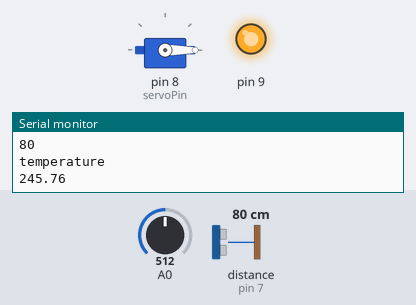
Simulated run of this sketch. Board: Arduino Uno, built with avr-gcc and run on an emulated ATmega328P. On the bench: servo, output pins drawn as LEDs (lit = HIGH), the last lines printed to the serial monitor. Wiring (inferred from the names in the program): ultrasonic range finder: trigger pin 7; echo pin 7. The test bench sets the inputs (shaded band); at power-on: distance to the obstacle (sensor on pin 7) 80 cm, A0 = 512. The echo pulse lasts 58.3 µs per cm.

Above: at 1.2 s.
1.3 s: distance to the obstacle (sensor on pin 7) set to 33 cm
2.8 s: distance to the obstacle (sensor on pin 7) set to 28 cm
At 4.0 s:
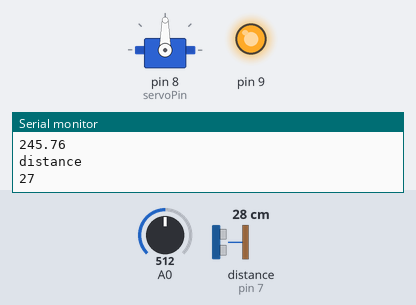
4.3 s: A0 set to 62
6.0 s: A0 set to 53
At 7.3 s:
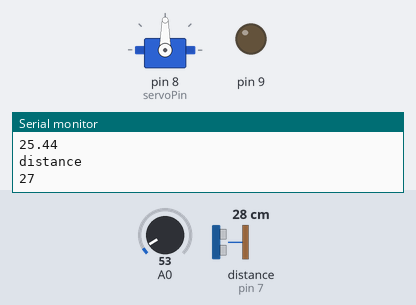
8.3 s: distance to the obstacle (sensor on pin 7) set to 35 cm
At 10.0 s:
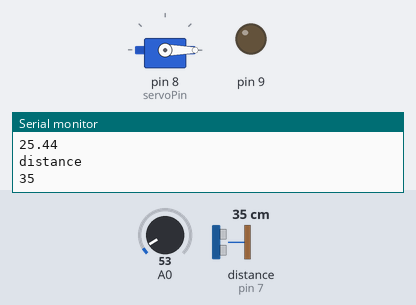
10.3 s: distance to the obstacle (sensor on pin 7) set to 2 cm
At 10.8 s:
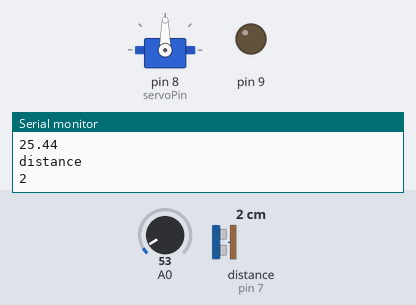
Timing chart, 0 to 12.8 s (numbered marks = the images above; inputs shaded):
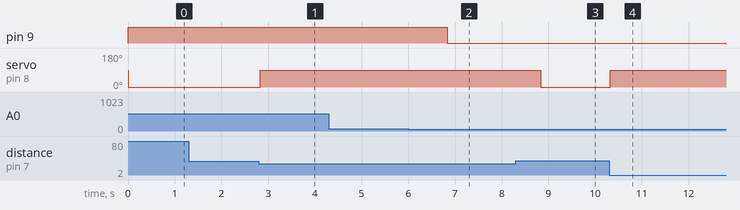

The sketch:

ibm_assignment_11.ino
```cpp
#include<Servo.h>
const int pingPin = 7;
int servoPin = 8;

Servo servo1;

void setup() {
  // initialize serial communication:
  Serial.begin(9600);
  servo1.attach(servoPin);
  pinMode(9,OUTPUT);
  pinMode(A0,INPUT);
  digitalWrite(9,LOW);

}

void loop() {

  long duration, inches, cm;

  pinMode(pingPin, OUTPUT);
  digitalWrite(pingPin, LOW);
  delayMicroseconds(2);
  digitalWrite(pingPin, HIGH);
  delayMicroseconds(5);
  digitalWrite(pingPin, LOW);

  pinMode(pingPin, INPUT);
  duration = pulseIn(pingPin, HIGH);

  // convert the time into a distance
  inches = microsecondsToInches(duration);
  cm = microsecondsToCentimeters(duration);

  Serial.println("distance");
  Serial.println(cm);


  servo1.write(0);

  if(cm < 30)
  {
    servo1.write(90);
    delay(2000);
  }
  else
  {
    servo1.write(0);
  }


  //temp with buzzer
  float value=analogRead(A0);
  float temperature=value*0.48;

  Serial.println("temperature");
  Serial.println(temperature);

  if(temperature > 28)
  {
    digitalWrite(9,HIGH);
  }
  else
  {
    digitalWrite(9,LOW);
  }
}

long microsecondsToInches(long microseconds) {
  return microseconds / 74 / 2;
}

long microsecondsToCentimeters(long microseconds) {
  return microseconds / 29 / 2;
}
```

Measured:
- the behaviour switches between 31 and 30 cm on distance to the obstacle (sensor on pin 7) (found by bisection; images 0 and 1)
- the behaviour switches between 59 and 58 on A0 (found by bisection; images 1 and 2)
- after the input at 2.8 s, servo on pin 8 (servoPin): 0° → 90° at once
- after the input at 6.0 s, pin 9: HIGH → LOW after 0.83 s
- after the input at 8.3 s, servo on pin 8 (servoPin): 90° → 0° after 0.54 s
- after the input at 10.3 s, servo on pin 8 (servoPin): 0° → 90° at once
